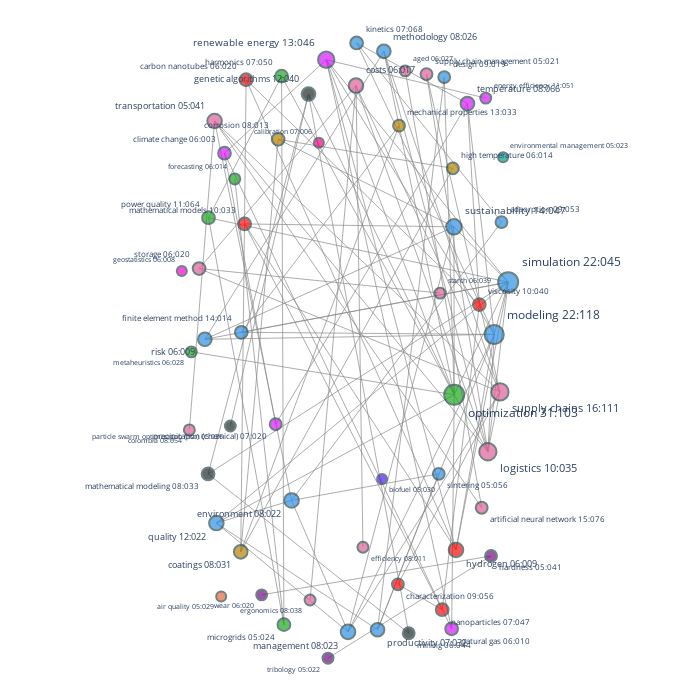

The code cell stored with this chart in its notebook:
### Code cell
nnet.plot_.update_layout(
    width=700,
    height=700,
)

### Figure 1 — Plotly figure (JSON) as saved in the notebook; plotly's stock layout.template omitted (floating-point values rounded to 4 significant figures; data arrays with more than 128 entries replaced by an {"elided": "..."} marker saying what was removed)
{"data": [{"hoverinfo": "none", "line": {"color": "#888", "width": 0.7}, "mode": "lines", "type": "scatter", "x": {"elided": "285 float values"}, "y": {"elided": "285 float values"}}, {"hoverinfo": "text", "hovertext": ["<b>air quality 05:029</b>", "<b>biofuel 05:030</b>", "<b>environmental management 05:023</b>", "<b>hardness 05:041</b><br>  tribology 05:022<br>       wear 06:020", "<b>microgrids 05:024</b><br>    forecasting 06:014<br>      harmonics 07:050<br>  power quality 11:064", "<b>particle swarm optimization (pso) 05:026</b><br>  genetic algorithms 12:040", "<b>sintering 05:056</b><br>  productivity 07:032<br>   environment 08:022", "<b>supply chain management 05:021</b><br>      logistics 10:035<br>  supply chains 16:111", "<b>transportation 05:041</b><br>                   colombia 08:054<br>                environment 08:022<br>                  logistics 10:035<br>  artificial neural network 15:076<br>              supply chains 16:111", "<b>tribology 05:022</b><br>  hardness 05:041", "<b>aged 06:027</b><br>  artificial neural network 15:076", "<b>carbon nanotubes 06:020</b><br>   hydrogen 06:009<br>   coatings 08:031<br>  viscosity 10:040", "<b>climate change 06:003</b><br>               natural gas 06:010<br>  precipitation (chemical) 07:020<br>          renewable energy 13:046", "<b>costs 06:017</b><br>        storage 06:020<br>     efficiency 08:011<br>     ergonomics 08:038<br>      logistics 10:035<br>  supply chains 16:111", "<b>forecasting 06:014</b><br>  microgrids 05:024", "<b>geostatistics 06:008</b>", "<b>high temperature 06:014</b><br>  corrosion 08:013<br>   coatings 08:031", "<b>hydrogen 06:009</b><br>     carbon nanotubes 06:020<br>  mathematical models 10:033<br>     renewable energy 13:046<br>             modeling 22:118<br>           simulation 22:045", "<b>metaheuristics 06:028</b><br>  optimization 31:103", "<b>mining 06:044</b><br>  mathematical modeling 08:033<br>     genetic algorithms 12:040", "<b>natural gas 06:010</b><br>    climate change 06:003<br>  renewable energy 13:046<br>      optimization 31:103", "<b>risk 06:009</b><br>     methodology 08:026<br>  sustainability 14:047<br>        modeling 22:118<br>      simulation 22:045", "<b>starch 06:039</b><br>  storage 06:020", "<b>storage 06:020</b><br>          costs 06:017<br>         starch 06:039<br>  supply chains 16:111", "<b>wear 06:020</b><br>  hardness 05:041", "<b>calibration 07:006</b>", "<b>harmonics 07:050</b><br>  power quality 11:064<br>     microgrids 05:024<br>   optimization 31:103", "<b>kinetics 07:068</b><br>  temperature 08:066<br>   adsorption 09:053<br>     modeling 22:118", "<b>nanoparticles 07:047</b><br>     characterization 09:056<br>  mathematical models 10:033<br>            viscosity 10:040", "<b>precipitation (chemical) 07:020</b><br>     temperature 08:066<br>  climate change 06:003", "<b>productivity 07:032</b><br>  sintering 05:056<br>     design 09:019<br>    quality 12:022<br>   modeling 22:118", "<b>coatings 08:031</b><br>              corrosion 08:013<br>       high temperature 06:014<br>       carbon nanotubes 06:020<br>  mechanical properties 13:033", "<b>colombia 08:054</b><br>  transportation 05:041", "<b>corrosion 08:013</b><br>  high temperature 06:014<br>          coatings 08:031<br>    sustainability 14:047", "<b>efficiency 08:011</b><br>  costs 06:017", "<b>environment 08:022</b><br>       sintering 05:056<br>  transportation 05:041<br>      management 08:023<br>      adsorption 09:053<br>         quality 12:022", "<b>ergonomics 08:038</b><br>  costs 06:017", "<b>management 08:023</b><br>     environment 08:022<br>   supply chains 16:111<br>         quality 12:022<br>  sustainability 14:047<br>        modeling 22:118", "<b>mathematical modeling 08:033</b><br>              mining 06:044<br>  genetic algorithms 12:040<br>          simulation 22:045", "<b>methodology 08:026</b><br>           risk 06:009<br>      logistics 10:035<br>  supply chains 16:111<br>   optimization 31:103", "<b>temperature 08:066</b><br>  precipitation (chemical) 07:020<br>                  kinetics 07:068<br>                 viscosity 10:040<br>                  modeling 22:118", "<b>adsorption 09:053</b><br>     kinetics 07:068<br>  environment 08:022", "<b>characterization 09:056</b><br>  nanoparticles 07:047<br>  supply chains 16:111", "<b>design 09:019</b><br>  productivity 07:032<br>  optimization 31:103", "<b>logistics 10:035</b><br>            supply chains 16:111<br>  supply chain management 05:021<br>           transportation 05:041<br>                    costs 06:017<br>              methodology 08:026<br>                 modeling 22:118<br>               simulation 22:045<br>             optimization 31:103", "<b>mathematical models 10:033</b><br>        hydrogen 06:009<br>   nanoparticles 07:047<br>  sustainability 14:047", "<b>viscosity 10:040</b><br>  carbon nanotubes 06:020<br>     nanoparticles 07:047<br>       temperature 08:066", "<b>energy efficiency 11:051</b><br>  renewable energy 13:046", "<b>power quality 11:064</b><br>   harmonics 07:050<br>  microgrids 05:024<br>  simulation 22:045", "<b>genetic algorithms 12:040</b><br>  particle swarm optimization (pso) 05:026<br>                             mining 06:044<br>              mathematical modeling 08:033<br>                       optimization 31:103", "<b>quality 12:022</b><br>  productivity 07:032<br>   environment 08:022<br>    management 08:023<br>    simulation 22:045<br>  optimization 31:103", "<b>mechanical properties 13:033</b><br>               coatings 08:031<br>  finite element method 14:014", "<b>renewable energy 13:046</b><br>  energy efficiency 11:051<br>     climate change 06:003<br>           hydrogen 06:009<br>        natural gas 06:010<br>           modeling 22:118<br>         simulation 22:045<br>       optimization 31:103", "<b>finite element method 14:014</b><br>             simulation 22:045<br>  mechanical properties 13:033<br>               modeling 22:118", "<b>sustainability 14:047</b><br>                 risk 06:009<br>            corrosion 08:013<br>           management 08:023<br>  mathematical models 10:033<br>           simulation 22:045<br>         optimization 31:103", "<b>artificial neural network 15:076</b><br>  transportation 05:041<br>            aged 06:027", "<b>supply chains 16:111</b><br>                logistics 10:035<br>               management 08:023<br>  supply chain management 05:021<br>           transportation 05:041<br>                    costs 06:017<br>                  storage 06:020<br>              methodology 08:026<br>         characterization 09:056", "<b>modeling 22:118</b><br>               kinetics 07:068<br>               hydrogen 06:009<br>                   risk 06:009<br>           productivity 07:032<br>             simulation 22:045<br>             management 08:023<br>            temperature 08:066<br>              logistics 10:035<br>       renewable energy 13:046<br>  finite element method 14:014", "<b>simulation 22:045</b><br>               hydrogen 06:009<br>                quality 12:022<br>                   risk 06:009<br>  finite element method 14:014<br>         sustainability 14:047<br>               modeling 22:118<br>  mathematical modeling 08:033<br>              logistics 10:035<br>          power quality 11:064<br>       renewable energy 13:046<br>           optimization 31:103", "<b>optimization 31:103</b><br>           harmonics 07:050<br>  genetic algorithms 12:040<br>      metaheuristics 06:028<br>         natural gas 06:010<br>      sustainability 14:047<br>         methodology 08:026<br>              design 09:019<br>           logistics 10:035<br>          simulation 22:045<br>             quality 12:022<br>    renewable energy 13:046"], "marker": {"color": ["#EB663B", "#511CFB", "#00A08B", "#750D86", "#1CA71C", "#222A2A", "#2E91E5", "#E15F99", "#E15F99", "#750D86", "#E15F99", "#FB0D0D", "#DA16FF", "#E15F99", "#1CA71C", "#FB00D1", "#B68100", "#FB0D0D", "#1CA71C", "#222A2A", "#DA16FF", "#2E91E5", "#E15F99", "#E15F99", "#750D86", "#FC0080", "#1CA71C", "#2E91E5", "#FB0D0D", "#DA16FF", "#2E91E5", "#B68100", "#E15F99", "#B68100", "#E15F99", "#2E91E5", "#E15F99", "#2E91E5", "#222A2A", "#2E91E5", "#DA16FF", "#2E91E5", "#FB0D0D", "#2E91E5", "#E15F99", "#FB0D0D", "#FB0D0D", "#DA16FF", "#1CA71C", "#222A2A", "#2E91E5", "#B68100", "#DA16FF", "#2E91E5", "#2E91E5", "#E15F99", "#E15F99", "#2E91E5", "#2E91E5", "#1CA71C"], "line": {"color": "DarkSlateGrey", "width": 2}, "size": [10, 10, 10, 11.82, 12.73, 10.91, 11.82, 11.82, 14.55, 10.91, 10.91, 12.73, 12.73, 14.55, 10.91, 10, 11.82, 14.55, 10.91, 11.82, 12.73, 13.64, 10.91, 12.73, 10.91, 10, 12.73, 12.73, 12.73, 11.82, 13.64, 13.64, 10.91, 12.73, 10.91, 14.55, 10.91, 14.55, 12.73, 13.64, 13.64, 11.82, 11.82, 11.82, 17.27, 12.73, 12.73, 10.91, 12.73, 13.64, 14.55, 11.82, 16.36, 12.73, 15.45, 11.82, 17.27, 19.09, 20, 20]}, "mode": "markers+text", "text": ["air quality 05:029", "biofuel 05:030", "environmental management 05:023", "hardness 05:041", "microgrids 05:024", "particle swarm optimization (pso) 05:026", "sintering 05:056", "supply chain management 05:021", "transportation 05:041", "tribology 05:022", "aged 06:027", "carbon nanotubes 06:020", "climate change 06:003", "costs 06:017", "forecasting 06:014", "geostatistics 06:008", "high temperature 06:014", "hydrogen 06:009", "metaheuristics 06:028", "mining 06:044", "natural gas 06:010", "risk 06:009", "starch 06:039", "storage 06:020", "wear 06:020", "calibration 07:006", "harmonics 07:050", "kinetics 07:068", "nanoparticles 07:047", "precipitation (chemical) 07:020", "productivity 07:032", "coatings 08:031", "colombia 08:054", "corrosion 08:013", "efficiency 08:011", "environment 08:022", "ergonomics 08:038", "management 08:023", "mathematical modeling 08:033", "methodology 08:026", "temperature 08:066", "adsorption 09:053", "characterization 09:056", "design 09:019", "logistics 10:035", "mathematical models 10:033", "viscosity 10:040", "energy efficiency 11:051", "power quality 11:064", "genetic algorithms 12:040", "quality 12:022", "mechanical properties 13:033", "renewable energy 13:046", "finite element method 14:014", "sustainability 14:047", "artificial neural network 15:076", "supply chains 16:111", "modeling 22:118", "simulation 22:045", "optimization 31:103"], "textfont": {"size": [7, 7, 7, 7.909, 8.364, 7.455, 7.909, 7.909, 9.273, 7.455, 7.455, 8.364, 8.364, 9.273, 7.455, 7, 7.909, 9.273, 7.455, 7.909, 8.364, 8.818, 7.455, 8.364, 7.455, 7, 8.364, 8.364, 8.364, 7.909, 8.818, 8.818, 7.455, 8.364, 7.455, 9.273, 7.455, 9.273, 8.364, 8.818, 8.818, 7.909, 7.909, 7.909, 10.64, 8.364, 8.364, 7.455, 8.364, 8.818, 9.273, 7.909, 10.18, 8.364, 9.727, 7.909, 10.64, 11.55, 12, 12]}, "textposition": ["bottom left", "bottom right", "top right", "bottom right", "bottom left", "bottom left", "bottom right", "top right", "top left", "bottom left", "top right", "top left", "top left", "top right", "top left", "top left", "top right", "bottom right", "bottom left", "bottom right", "bottom right", "bottom left", "top right", "top left", "bottom left", "top left", "top left", "top right", "bottom right", "bottom left", "bottom right", "bottom left", "bottom left", "top left", "bottom right", "bottom left", "bottom left", "bottom left", "bottom left", "top right", "top right", "top right", "bottom right", "top right", "bottom right", "top left", "top right", "top right", "top left", "top left", "bottom left", "top right", "top left", "top left", "top right", "bottom right", "bottom right", "top right", "top right", "bottom right"], "type": "scatter", "x": [-0.7362, 0.1832, 0.8748, 0.8059, -0.3777, -0.6837, 0.5073, 0.4373, -0.7737, -0.1257, 0.3157, -0.5936, -0.7172, 0.03429, -0.6582, -0.9611, 0.5877, 0.6057, -0.9064, 0.3354, 0.5808, -0.8295, 0.5146, -0.8623, -0.5049, -0.1777, -0.3909, 0.03765, 0.5268, -0.4249, 0.1574, -0.6243, -0.9181, -0.4106, 0.07392, -0.3339, -0.2282, -0.01124, -0.811, 0.1933, 0.671, 0.8655, 0.2737, 0.5385, 0.7878, -0.6021, 0.739, 0.7758, -0.8087, -0.237, -0.7636, 0.2801, -0.1359, -0.6212, 0.5939, 0.7526, 0.8568, 0.8241, 0.9038, 0.5955], "y": [-0.808, -0.4417, 0.5611, -0.6814, -0.8955, -0.2764, -0.4255, 0.8205, 0.6744, -1.0, 0.8305, 0.803, 0.5739, 0.7847, 0.4938, 0.2067, 0.5268, -0.6626, -0.04512, -0.9223, -0.9083, -0.006052, 0.138, 0.2146, -0.8025, 0.6064, 0.8141, 0.9176, -0.849, -0.2708, -0.9113, -0.6685, -0.2885, 0.6172, -0.6541, -0.5084, -0.8188, -0.918, -0.4257, 0.8915, 0.7287, 0.3594, -0.7698, 0.8111, -0.3566, 0.3536, 0.102, 0.7457, 0.3729, 0.7585, -0.5789, 0.6598, 0.8654, 0.01575, 0.3445, -0.5311, -0.1699, 0.009122, 0.1721, -0.179]}], "layout": {"annotations": [{"align": "left", "font": {"size": 10}, "showarrow": false, "text": "", "x": 0.005, "xref": "paper", "y": -0.002, "yref": "paper"}], "height": 700, "hoverlabel": {"bgcolor": "white", "font": {"family": "monospace"}}, "hovermode": "closest", "margin": {"b": 0, "l": 0, "r": 0, "t": 0}, "paper_bgcolor": "white", "plot_bgcolor": "white", "showlegend": false, "title": {"font": {"size": 16}, "text": ""}, "width": 700, "xaxis": {"range": [-2, 2], "showgrid": false, "showticklabels": false, "type": "linear", "zeroline": false}, "yaxis": {"autorange": true, "range": [-1.13, 1.052], "showgrid": false, "showticklabels": false, "type": "linear", "zeroline": false}}}
